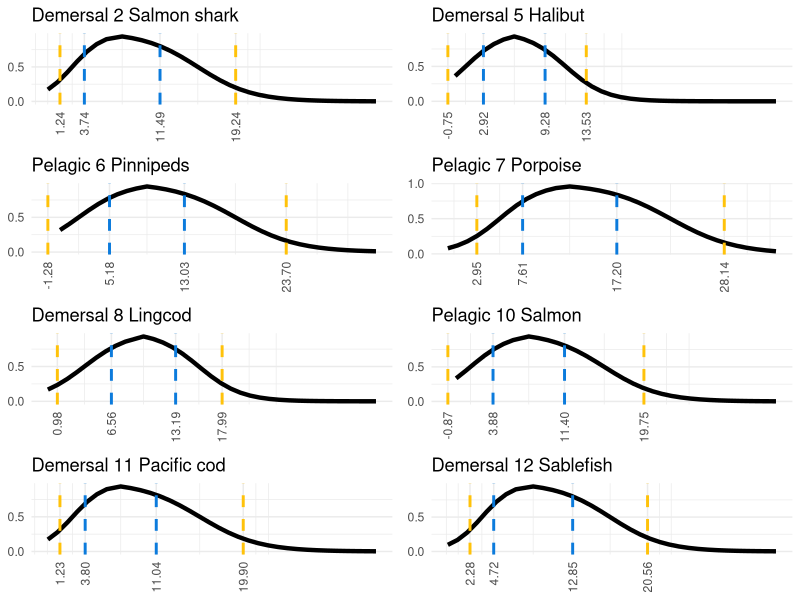
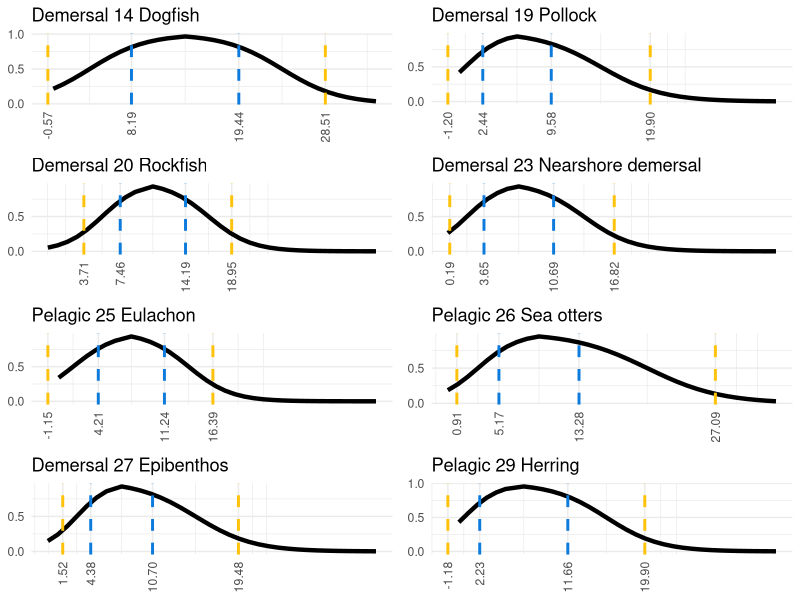
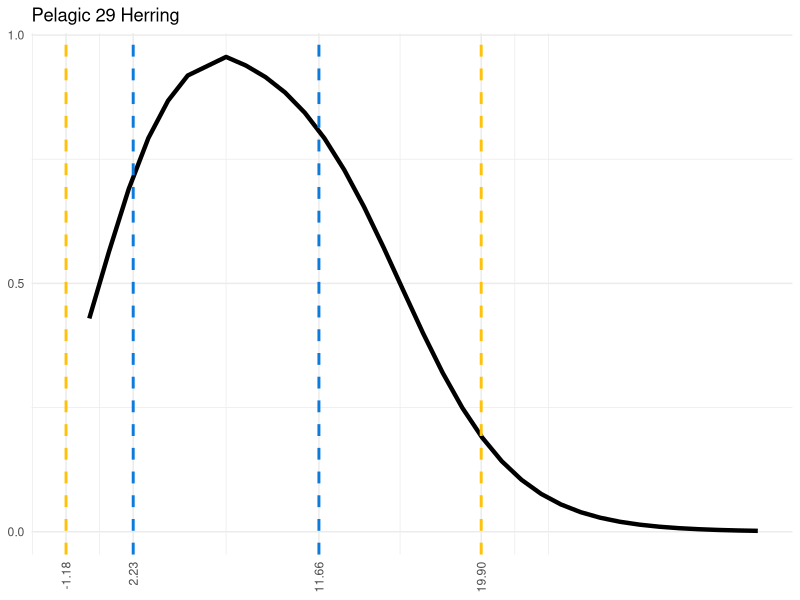

Generate these figures, in order, with R:

#------------------------------------------------------------------------------#
#AUTHORS: Dias, B.S.
#AFFILIATIONS: CICOES University of Washington/ Alaska Fisheries Science Center
#E-MAIL OF CORRESPONDENCE AUTHOR: bia.dias@noaa.gov
#------------------------------------------------------------------------------#
## Code:    Query Aquamaps database
## Code modified from https://github.com/SEFSC/IEA-GWEM-DataSynth
##-----------------------------------------------------------------------------#


library(tidyverse)
library(ggthemes)
library(ggpubr)
library(ggrepel)
library(here)

## ----------------------------------------------------------------------------#
##
## Logistic function

doublelogistic <- function(max = 30, steps = 1200, range = 'wide', min_abs, min_prf, max_prf, max_abs){ 
  #j = 42; max = 30; steps = 1200; range = 'nar'; min_abs = fg_pref$SalinityMin[j]; min_prf = fg_pref$SalinityPrefMin[j]; max_prf = fg_pref$SalinityPrefMax[j]; max_abs = fg_pref$SalinityMax[j]
  #j = 39; max = 30; steps = 1200; range = 'wide'; min_abs = fg_pref$DepthMin[j]; min_prf = fg_pref$DepthPrefMin[j]; max_prf = fg_pref$DepthPrefMax[j]; max_abs = fg_pref$DepthMax[j]
  mid_prf <- min_prf + (max_prf - min_prf) / 2 ## Midpoint. Change from increasing to decreasing logistic function
  mid <- ifelse(mid_prf > max, max, mid_prf)
  step_size <-  max / steps
  x1  <- seq(0, mid-step_size, by = step_size)
  x2  <- seq(mid, max, by = step_size)
  r1  <- min_prf - min_abs 
  r2  <- max_abs - max_prf 
  C1  <- min_abs + r1 / 2
  C2  <- max_prf + r2 / 2
  B1  <- ifelse(range == 'wide', 1/sqrt(r1), 1/log10(r1)) ## If range is 'wide', curve shape inversely proportional to range size
  B2  <- ifelse(range == 'wide', 1/sqrt(r2), 1/log10(r2))
  if(B1 < 0) B1 = Inf
  if(B2 < 0) B2 = Inf
  S  = 1; A1 = 0; D1 = 1; A2 = 1
  
  ## Logistic equations
  f1 <- function(x)     1 / (1 + exp(B1*(C1-x)))^S ## Increasing logistic eq.
  f2 <- function(x) 1 - 1 / (1 + exp(B2*(C2-x)))^S ## Decreasing logistic eq.
  ## 1 = value of the horizontal asymptote when x→−∞
  ## 0 = value of the horizontal asymptote when x→+∞
  ## B describes how rapidly the curve makes its transition between the two asymptotes
  ## S describes the asymmetry of the curve. The curve is symmetric when S=1. 
  ## C is a location parameter, which does not have a nice interpretation, 
  ##   unless S=1 when the curve has an inflection point at x=C.
  ##   In the case when S=1, C is the value of x for which f(x) is the midpoint between the two asymptotes
  
  y1 <- f1(x1)
  y2 <- f2(x2)
  out <- data.frame(x = c(x1, x2), y = c(y1, y2))
  out <- out[1:steps, ] 
  return(out)
}

#-----------------------------------------------#
plot_pref_func <- function(p1, p2, p3, p4, fg_num, fg_name,
                           max = 400, xmin = -1, scale_xaxis = 'y', range = 'wide', driver = '') {
  pref_func <- doublelogistic(max = max, steps = max, range = range, p1, p2, p3, p4)
  xlim <- c(0,max)
  xmax <- ifelse(scale_xaxis == 'y', xlim, max)
  xmin <- ifelse(scale_xaxis == 'y', p1 - p1 * 0.15, 0)
  
  labels_df <- data.frame(x = c(p1, p2, p3, p4), y = rep(1.1, 4), label = c(p1, p2, p3, p4))
  
  gg <- ggplot(pref_func, aes(x, y)) +
    geom_line(linewidth=1.5) +
    labs(
      title = paste(driver, fg_num, fg_name),
      x = NULL,
      y = NULL
    ) +
    theme_minimal() +
    theme(legend.position = "none", 
          axis.text.x = element_text(angle = 90, hjust = 1, vjust=0.5)) + 
    xlim(xmin, xmax) +
    ylim(0, 1.2) +
    scale_x_continuous(breaks = c(p1, p2, p3, p4), guide = guide_axis(n.dodge = 1)) +
    scale_y_continuous(breaks = c(0, 0.5, 1)) +
    geom_vline(xintercept = c(p1, p2, p3, p4), col = c("#FFC20A", "#0C7BDC", "#0C7BDC", "#FFC20A"), linetype = "dashed", linewidth= 1)
  
  return(gg)
}

fg_pref <- read.csv("DATA/fg-env-preference-parameters_v3_final.csv")

name_lookup <- c(
  "Salmon_sharks"= "Salmon shark", 
  "Halibut"= "Halibut", 
  "Pinnipeds"= "Pinnipeds", 
  "Porpoise"= "Porpoise", 
  "Lingcod"= "Lingcod",
  "Salmon_L"= "Salmon", 
  "Pacific_cod"= "Pacific cod", 
  "Sablefish" = "Sablefish", 
  "Spiny_dogfish"= "Dogfish", 
  "Pollock"= "Pollock",
  "Rockfish"= "Rockfish", 
  "Nshore_demersal"= "Nearshore demersal", 
  "Eulachon"= "Eulachon", 
  "Sea_otters"= "Sea otters", 
  "Deep _epibenthos"= "Epibenthos",
  "Herring"= "Herring"
)

plots <- list()
for (j in seq_len(nrow(fg_pref))) {
  
  fg_num  <- fg_pref$EwE_num[j]
  # retrieve original name
  fg_name_old <- fg_pref$EwE_name[j]
  
  # rename on the fly if it exists in the lookup, otherwise keep old
  fg_name_new <- if (fg_name_old %in% names(name_lookup)) {
    name_lookup[fg_name_old]
  } else {
    fg_name_old
  }
  
  driver_text <- ifelse(fg_pref$flagdem[j] == 1, "Demersal", "Pelagic")
  
  gg <- plot_pref_func(
    fg_pref$TempMin[j],
    fg_pref$TempPrefMin[j],
    fg_pref$TempPrefMax[j],
    fg_pref$TempMax[j],
    fg_num  = fg_num,
    fg_name = fg_name_new,  # pass the NEW name here
    max        = 34,
    scale_xaxis= 'y',
    range      = 'wide',
    driver     = driver_text
  )
  
  plots[[j]] <- gg
}


# Combine all plots
library(gridExtra)
library(grid)  # Load the grid package

#grid.arrange(grobs = plots, nrow = 7) 


# Split the plots list into two halves
half_length <- ceiling(length(plots) / 2)
first_half <- plots[1:half_length]
second_half <- plots[(half_length+1):length(plots)]


#pelagic_plots  <- plots[fg_pref$flagdem == 0]
#demersal_plots <- plots[fg_pref$flagdem == 1]

# Save the layout into an object
first_half_grob <- arrangeGrob(grobs = first_half, nrow = 4)
# To view the saved plot layout
grid.draw(first_half_grob)
dev.off()
# If you want to save it to a file
ggsave("FIGURES/Aquamaps_doublelogistic_temp1.png", first_half_grob, width = 10, height = 8)


# Save the layout into an object
second_half_grob <- arrangeGrob(grobs = second_half, nrow = 4)
# To view the saved plot layout
grid.draw(second_half_grob)
dev.off()
# If you want to save it to a file
ggsave("FIGURES/Aquamaps_doublelogistic_temp2.png", second_half_grob, width = 10, height = 8)

